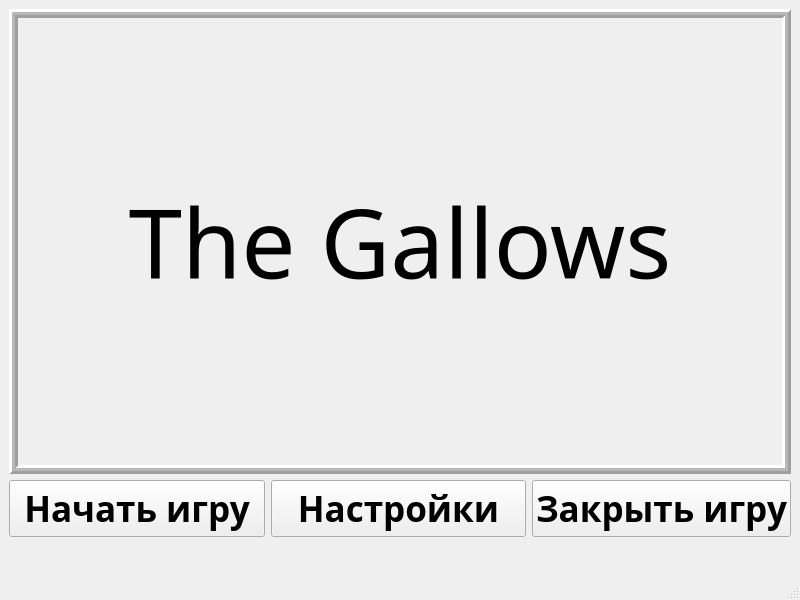
<?xml version="1.0" encoding="UTF-8"?>
<ui version="4.0">
 <class>MainWindow</class>
 <widget class="QMainWindow" name="MainWindow">
  <property name="geometry">
   <rect>
    <x>0</x>
    <y>0</y>
    <width>800</width>
    <height>600</height>
   </rect>
  </property>
  <property name="sizePolicy">
   <sizepolicy hsizetype="Fixed" vsizetype="Fixed">
    <horstretch>0</horstretch>
    <verstretch>0</verstretch>
   </sizepolicy>
  </property>
  <property name="minimumSize">
   <size>
    <width>577</width>
    <height>302</height>
   </size>
  </property>
  <property name="maximumSize">
   <size>
    <width>1024</width>
    <height>768</height>
   </size>
  </property>
  <property name="font">
   <font>
    <family>Bahnschrift Condensed</family>
    <pointsize>26</pointsize>
    <weight>75</weight>
    <bold>true</bold>
   </font>
  </property>
  <property name="windowTitle">
   <string>The Gallows</string>
  </property>
  <property name="windowIcon">
   <iconset resource="icons/icons.qrc">
    <normaloff>:/icon/gallow.png</normaloff>:/icon/gallow.png</iconset>
  </property>
  <widget class="QWidget" name="centralwidget">
   <layout class="QGridLayout" name="gridLayout">
    <item row="0" column="0" colspan="3">
     <widget class="QLabel" name="label">
      <property name="font">
       <font>
        <family>Bahnschrift Condensed</family>
        <pointsize>72</pointsize>
        <weight>50</weight>
        <bold>false</bold>
       </font>
      </property>
      <property name="mouseTracking">
       <bool>false</bool>
      </property>
      <property name="frameShape">
       <enum>QFrame::Box</enum>
      </property>
      <property name="frameShadow">
       <enum>QFrame::Raised</enum>
      </property>
      <property name="lineWidth">
       <number>3</number>
      </property>
      <property name="midLineWidth">
       <number>3</number>
      </property>
      <property name="text">
       <string>The Gallows</string>
      </property>
      <property name="alignment">
       <set>Qt::AlignCenter</set>
      </property>
     </widget>
    </item>
    <item row="1" column="0">
     <widget class="QPushButton" name="startButton">
      <property name="text">
       <string>Начать игру</string>
      </property>
      <property name="icon">
       <iconset resource="icons/icons.qrc">
        <normaloff>:/win/game.png</normaloff>:/win/game.png</iconset>
      </property>
      <property name="iconSize">
       <size>
        <width>32</width>
        <height>32</height>
       </size>
      </property>
     </widget>
    </item>
    <item row="1" column="1">
     <widget class="QPushButton" name="settingsButton">
      <property name="text">
       <string>Настройки</string>
      </property>
      <property name="icon">
       <iconset resource="icons/icons.qrc">
        <normaloff>:/win/settings.png</normaloff>:/win/settings.png</iconset>
      </property>
      <property name="iconSize">
       <size>
        <width>32</width>
        <height>32</height>
       </size>
      </property>
     </widget>
    </item>
    <item row="1" column="2">
     <widget class="QPushButton" name="exitButton">
      <property name="text">
       <string>Закрыть игру</string>
      </property>
      <property name="icon">
       <iconset resource="icons/icons.qrc">
        <normaloff>:/win/close.png</normaloff>:/win/close.png</iconset>
      </property>
      <property name="iconSize">
       <size>
        <width>32</width>
        <height>32</height>
       </size>
      </property>
     </widget>
    </item>
   </layout>
  </widget>
  <widget class="QMenuBar" name="menubar">
   <property name="geometry">
    <rect>
     <x>0</x>
     <y>0</y>
     <width>800</width>
     <height>48</height>
    </rect>
   </property>
  </widget>
  <widget class="QStatusBar" name="statusbar"/>
 </widget>
 <resources>
  <include location="icons/icons.qrc"/>
 </resources>
 <connections/>
</ui>
